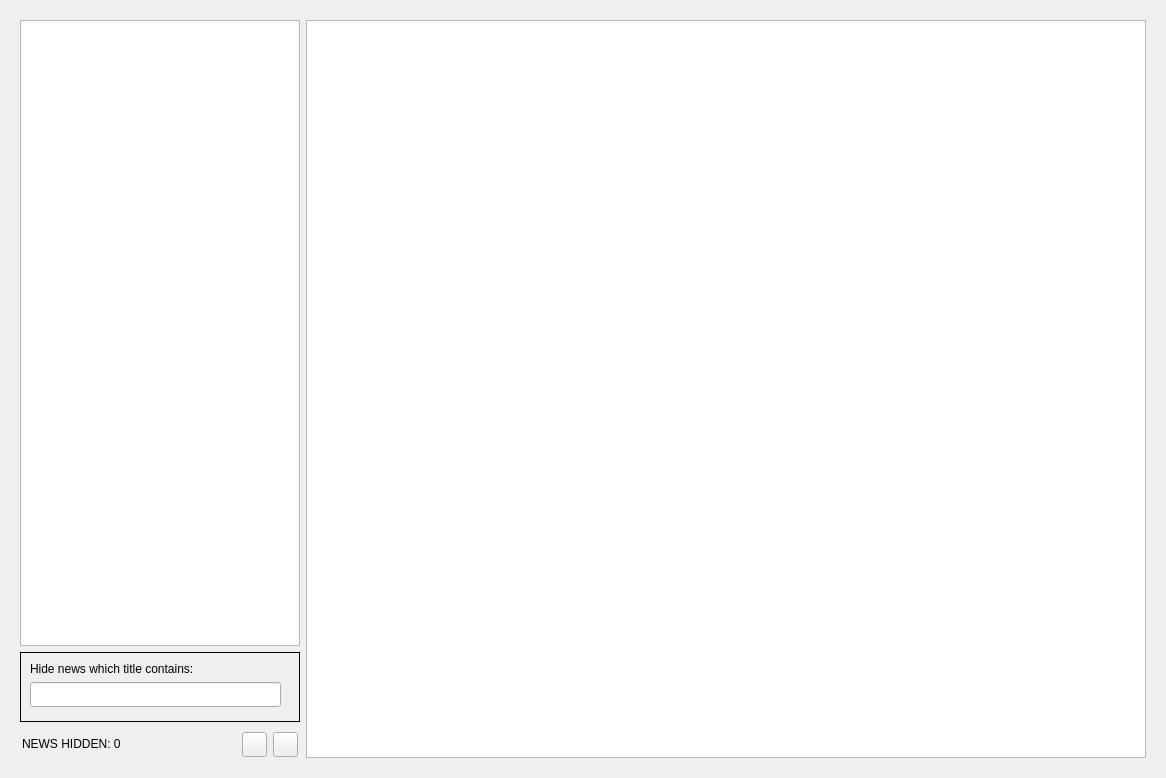
<?xml version="1.0" encoding="UTF-8"?>
<ui version="4.0">
 <class>Form</class>
 <widget class="QWidget" name="Form">
  <property name="geometry">
   <rect>
    <x>0</x>
    <y>0</y>
    <width>1166</width>
    <height>778</height>
   </rect>
  </property>
  <property name="windowTitle">
   <string>Form</string>
  </property>
  <layout class="QGridLayout" name="gridLayout">
   <item row="0" column="0">
    <widget class="QFrame" name="frame">
     <property name="sizePolicy">
      <sizepolicy hsizetype="Preferred" vsizetype="Preferred">
       <horstretch>0</horstretch>
       <verstretch>0</verstretch>
      </sizepolicy>
     </property>
     <property name="frameShape">
      <enum>QFrame::NoFrame</enum>
     </property>
     <property name="frameShadow">
      <enum>QFrame::Raised</enum>
     </property>
     <layout class="QHBoxLayout" name="horizontalLayout">
      <item>
       <widget class="QFrame" name="frame_2">
        <property name="minimumSize">
         <size>
          <width>280</width>
          <height>0</height>
         </size>
        </property>
        <property name="frameShape">
         <enum>QFrame::NoFrame</enum>
        </property>
        <property name="frameShadow">
         <enum>QFrame::Raised</enum>
        </property>
        <layout class="QVBoxLayout" name="verticalLayout">
         <property name="leftMargin">
          <number>0</number>
         </property>
         <property name="topMargin">
          <number>0</number>
         </property>
         <property name="rightMargin">
          <number>0</number>
         </property>
         <property name="bottomMargin">
          <number>0</number>
         </property>
         <item>
          <widget class="QListWidget" name="newsList">
           <property name="sizePolicy">
            <sizepolicy hsizetype="Preferred" vsizetype="Minimum">
             <horstretch>0</horstretch>
             <verstretch>0</verstretch>
            </sizepolicy>
           </property>
           <property name="minimumSize">
            <size>
             <width>280</width>
             <height>0</height>
            </size>
           </property>
          </widget>
         </item>
         <item>
          <widget class="QFrame" name="settingsFrame">
           <property name="maximumSize">
            <size>
             <width>16777215</width>
             <height>70</height>
            </size>
           </property>
           <property name="frameShape">
            <enum>QFrame::Panel</enum>
           </property>
           <property name="frameShadow">
            <enum>QFrame::Plain</enum>
           </property>
           <widget class="QLineEdit" name="hideNewsEdit">
            <property name="geometry">
             <rect>
              <x>10</x>
              <y>30</y>
              <width>251</width>
              <height>25</height>
             </rect>
            </property>
            <property name="minimumSize">
             <size>
              <width>25</width>
              <height>0</height>
             </size>
            </property>
           </widget>
           <widget class="QLabel" name="hideNewsLabel">
            <property name="geometry">
             <rect>
              <x>10</x>
              <y>10</y>
              <width>200</width>
              <height>13</height>
             </rect>
            </property>
            <property name="minimumSize">
             <size>
              <width>200</width>
              <height>0</height>
             </size>
            </property>
            <property name="text">
             <string>Hide news which title contains:</string>
            </property>
           </widget>
          </widget>
         </item>
         <item>
          <widget class="QFrame" name="frame_3">
           <property name="maximumSize">
            <size>
             <width>16777215</width>
             <height>30</height>
            </size>
           </property>
           <property name="frameShape">
            <enum>QFrame::NoFrame</enum>
           </property>
           <property name="frameShadow">
            <enum>QFrame::Raised</enum>
           </property>
           <layout class="QHBoxLayout" name="horizontalLayout_2">
            <property name="leftMargin">
             <number>2</number>
            </property>
            <property name="topMargin">
             <number>4</number>
            </property>
            <property name="rightMargin">
             <number>2</number>
            </property>
            <property name="bottomMargin">
             <number>2</number>
            </property>
            <item>
             <widget class="QLabel" name="totalHidden">
              <property name="text">
               <string>NEWS HIDDEN: 0</string>
              </property>
             </widget>
            </item>
            <item>
             <widget class="QPushButton" name="showAllButton">
              <property name="minimumSize">
               <size>
                <width>25</width>
                <height>25</height>
               </size>
              </property>
              <property name="maximumSize">
               <size>
                <width>25</width>
                <height>25</height>
               </size>
              </property>
              <property name="toolTip">
               <string>Show all</string>
              </property>
              <property name="text">
               <string/>
              </property>
              <property name="iconSize">
               <size>
                <width>24</width>
                <height>24</height>
               </size>
              </property>
             </widget>
            </item>
            <item>
             <widget class="QPushButton" name="newsSettings">
              <property name="minimumSize">
               <size>
                <width>25</width>
                <height>25</height>
               </size>
              </property>
              <property name="maximumSize">
               <size>
                <width>25</width>
                <height>25</height>
               </size>
              </property>
              <property name="text">
               <string/>
              </property>
              <property name="iconSize">
               <size>
                <width>20</width>
                <height>20</height>
               </size>
              </property>
             </widget>
            </item>
           </layout>
          </widget>
         </item>
        </layout>
       </widget>
      </item>
      <item>
       <widget class="QTextBrowser" name="newsTextBrowser"/>
      </item>
     </layout>
    </widget>
   </item>
  </layout>
 </widget>
 <resources/>
 <connections/>
</ui>
